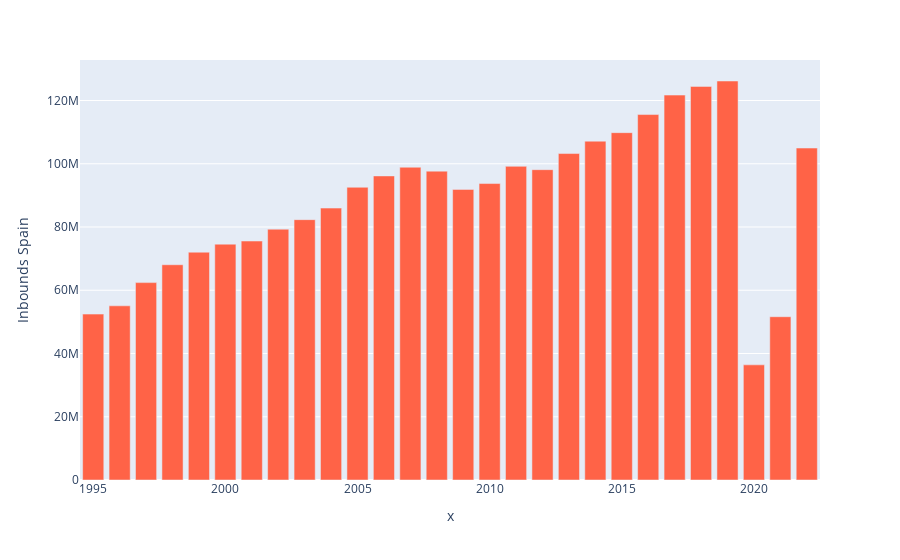

The notebook cell this image was saved under:
### Code cell
fig = px.bar(x = grafico['year'], y = grafico['inbounds_spain'], barmode = 'stack', color_discrete_sequence=['tomato'])
fig.update_layout(yaxis_title='Inbounds Spain')
fig.show()

### Figure 1 — Plotly figure (JSON) as saved in the notebook; plotly's stock layout.template omitted (floating-point values rounded to 4 significant figures)
{"data": [{"alignmentgroup": "True", "hovertemplate": "x=%{x}<br>y=%{y}<extra></extra>", "legendgroup": "", "marker": {"color": "tomato", "pattern": {"shape": ""}}, "name": "", "offsetgroup": "", "orientation": "v", "showlegend": false, "textposition": "auto", "type": "bar", "x": [1995, 1996, 1997, 1998, 1999, 2000, 2001, 2002, 2003, 2004, 2005, 2006, 2007, 2008, 2009, 2010, 2011, 2012, 2013, 2014, 2015, 2016, 2017, 2018, 2019, 2020, 2021, 2022], "xaxis": "x", "y": [52460000, 55077000, 62415000, 68068000, 72040000, 74580000, 75564000, 79313000, 82326000, 85981000, 92563000, 96152000, 98907000, 97670000, 91899000, 93744000, 99187000, 98128000, 103231000, 107144000, 109834000, 115561000, 121717000, 124456000, 126170000, 36410000, 51631000, 104968000], "yaxis": "y"}], "layout": {"barmode": "stack", "legend": {"tracegroupgap": 0}, "margin": {"t": 60}, "xaxis": {"anchor": "y", "domain": [0, 1], "title": {"text": "x"}}, "yaxis": {"anchor": "x", "domain": [0, 1], "title": {"text": "Inbounds Spain"}}}}
